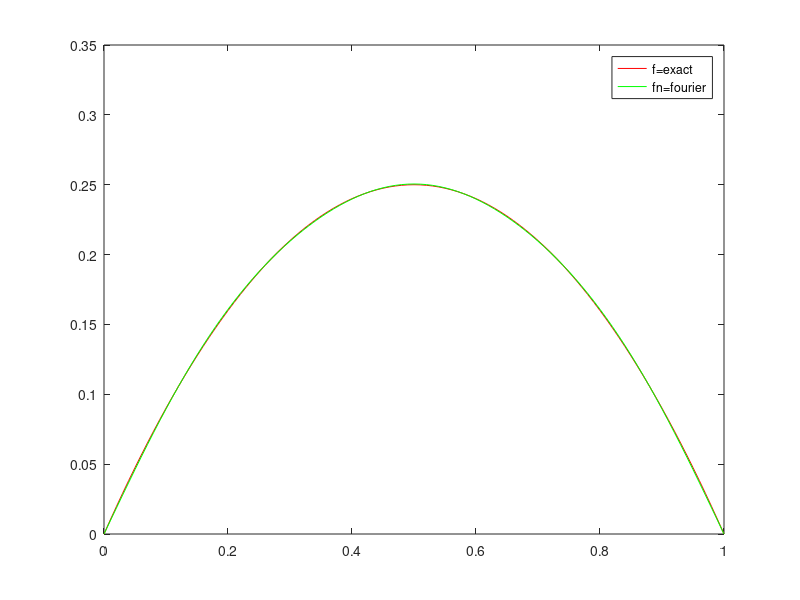

This chart was generated by the following MATLAB code:
% Sine series for f(x)=x*(1-x) on [0,1]

clear c;
n=5;
for j=1:n
    c(j)=(2*sqrt(2)/(pi^3))*(1-(-1)^(j))/(j^3);
end;
xgrid=0:0.01:1;
hold off
fn=zeros(size(xgrid));
for j=1:n
    fn=fn+ c(j)*sqrt(2)*sin(j*pi*xgrid);
end

figure(1)
plot(xgrid, xgrid.*(1-xgrid), 'r', xgrid, fn, 'g');
legend('f=exact', 'fn=fourier')
